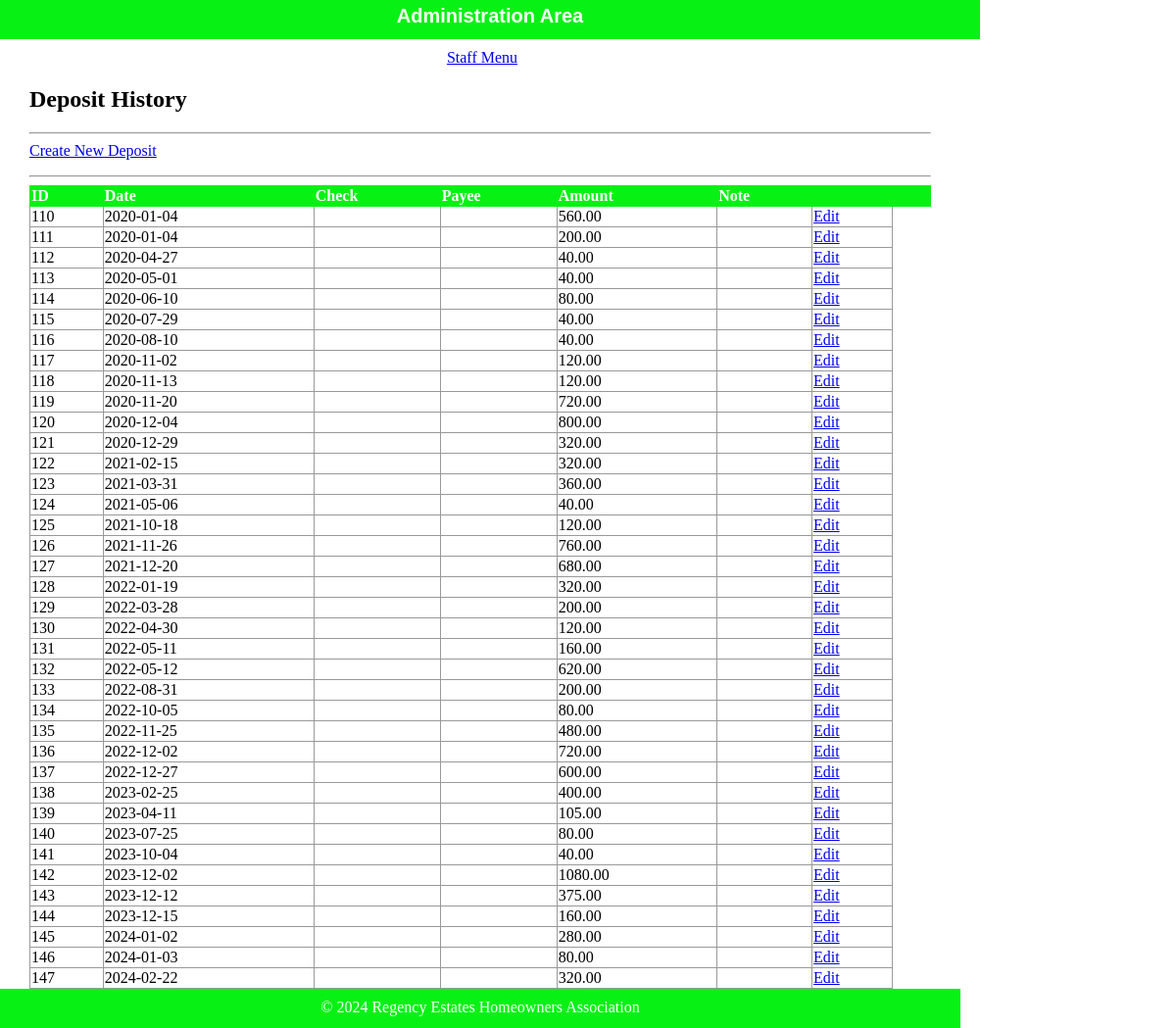
The app's page /html/public/staff/deposits/index.php with its own data.
### tables this page shows
CREATE TABLE `deposit` (
  `id` int(11) NOT NULL,
  `fk_cat_id` int(11) DEFAULT NULL,
  `dt` date DEFAULT NULL,
  `is_reconciled` tinyint(1) DEFAULT NULL,
  `amount` decimal(10,2) DEFAULT NULL,
  `note` varchar(50) DEFAULT NULL,
  `ck_no` int(11) DEFAULT NULL,
  `payee` varchar(50) DEFAULT NULL
);

### html/private/functions.php (called while the page is built, shortened)
<?php
function url_for($script_path)
{
    if ($script_path[0] != '/')
    {
        $script_path = "/" . $script_path;
    }
    return WWW_ROOT . $script_path;
}
function htmlsc($string = "")
{
    return htmlspecialchars($string);
}
?>

### html/private/query_functions.php (called while the page is built, shortened)
<?php
  function find_all_deposits() {
    global $db;
    $sql = "SELECT * FROM deposit WHERE dt >= '2020-01-01' ORDER BY dt";
    $result = mysqli_query($db, $sql);
    return $result;
  }
?>

### html/public/staff/deposits/index.php (the view, shortened to what this page needs)
<?php $subject_set = find_all_deposits(); ?>
<?php include(SHARED_PATH . '/header.php'); ?>
    <div id="content">
        <div id="regency-menu">
            <h2>Deposit History</h2>
            <hr />
            <div class="actions">
                <a class="action" href="<?php echo url_for('/staff/deposits/index.php'); ?>">Create New Deposit</a>
            </div>
            <hr />
            <table class="list">
                <tr>
                    <th>ID</th>
                    <th>Date</th>
                    <th>Check</th>
                    <th>Payee</th>
                    <th>Amount</th>
                    <th>Note</th>
                    <th>&nbsp</th>
                    <th>&nbsp</th>
                    <th>&nbsp</th>
                </tr>
                <?php while($subject = mysqli_fetch_assoc($subject_set)) { ?>
                    <tr>
                        <td><?php echo htmlsc($subject['id']); ?></td>
                        <td><?php echo htmlsc($subject['dt']); ?></td>
                        <td><?php echo htmlsc($subject['ck_no']); ?></td>
                        <td><?php echo htmlsc($subject['payee']); ?></td>
                        <td><?php echo htmlsc($subject['amount']); ?></td>
                        <td><?php echo htmlsc($subject['note']); ?></td>
                        <td><a class="action" href="<?php echo url_for('/staff/subjects/show.php?id=' . htmlsc(urlencode($subject['id']))); ?>">Edit</a></td>
                    </tr>
                <?php } ?>
            </table>
        </div>
    </div>
<?php include(SHARED_PATH . '/footer.php'); ?>

### html/public/stylesheets/staff.css (style rules this page uses)
html { height: 100%; width: 100%; }
body { height: 1000px; width: 100%; margin: 0; padding: 0; }
#content { width: 920px; min-height: 500px; padding: 0 30px; }
.actions { margin-bottom: 1em; }
table { border-collapse: collapse; vertical-align: top; }
table.list { width: 100%; }
table.list tr td { border: 1px solid #999999; }
table.list tr th { border: 1px solid #08F114; background: #08F114; color: white; text-align: left; }

### records on screen
deposit: id "110", dt "2020-01-04", amount "560.00"
deposit: id "111", dt "2020-01-04", amount "200.00"
deposit: id "112", dt "2020-04-27", amount "40.00"
deposit: id "113", dt "2020-05-01", amount "40.00"
deposit: id "114", dt "2020-06-10", amount "80.00"
deposit: id "115", dt "2020-07-29", amount "40.00"
deposit: id "116", dt "2020-08-10", amount "40.00"
deposit: id "117", dt "2020-11-02", amount "120.00"
deposit: id "118", dt "2020-11-13", amount "120.00"
deposit: id "119", dt "2020-11-20", amount "720.00"
deposit: id "120", dt "2020-12-04", amount "800.00"
deposit: id "121", dt "2020-12-29", amount "320.00"
deposit: id "122", dt "2021-02-15", amount "320.00"
deposit: id "123", dt "2021-03-31", amount "360.00"
deposit: id "124", dt "2021-05-06", amount "40.00"
deposit: id "125", dt "2021-10-18", amount "120.00"
deposit: id "126", dt "2021-11-26", amount "760.00"
deposit: id "127", dt "2021-12-20", amount "680.00"
deposit: id "128", dt "2022-01-19", amount "320.00"
deposit: id "129", dt "2022-03-28", amount "200.00"
deposit: id "130", dt "2022-04-30", amount "120.00"
deposit: id "131", dt "2022-05-11", amount "160.00"
deposit: id "132", dt "2022-05-12", amount "620.00"
deposit: id "133", dt "2022-08-31", amount "200.00"
deposit: id "134", dt "2022-10-05", amount "80.00"
deposit: id "135", dt "2022-11-25", amount "480.00"
deposit: id "136", dt "2022-12-02", amount "720.00"
deposit: id "137", dt "2022-12-27", amount "600.00"
deposit: id "138", dt "2023-02-25", amount "400.00"
deposit: id "139", dt "2023-04-11", amount "105.00"
deposit: id "140", dt "2023-07-25", amount "80.00"
deposit: id "141", dt "2023-10-04", amount "40.00"
deposit: id "142", dt "2023-12-02", amount "1080.00"
deposit: id "143", dt "2023-12-12", amount "375.00"
deposit: id "144", dt "2023-12-15", amount "160.00"
deposit: id "145", dt "2024-01-02", amount "280.00"
deposit: id "146", dt "2024-01-03", amount "80.00"
deposit: id "147", dt "2024-02-22", amount "320.00"
